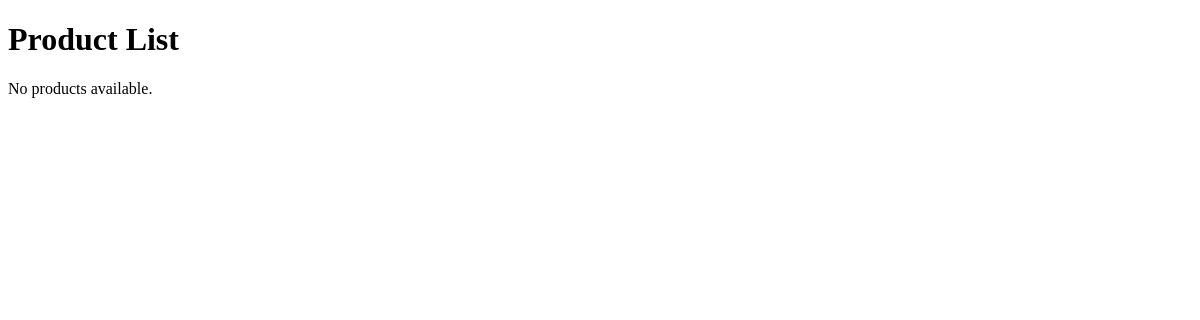
The page /products/ (signed in) on the database as committed earlier.
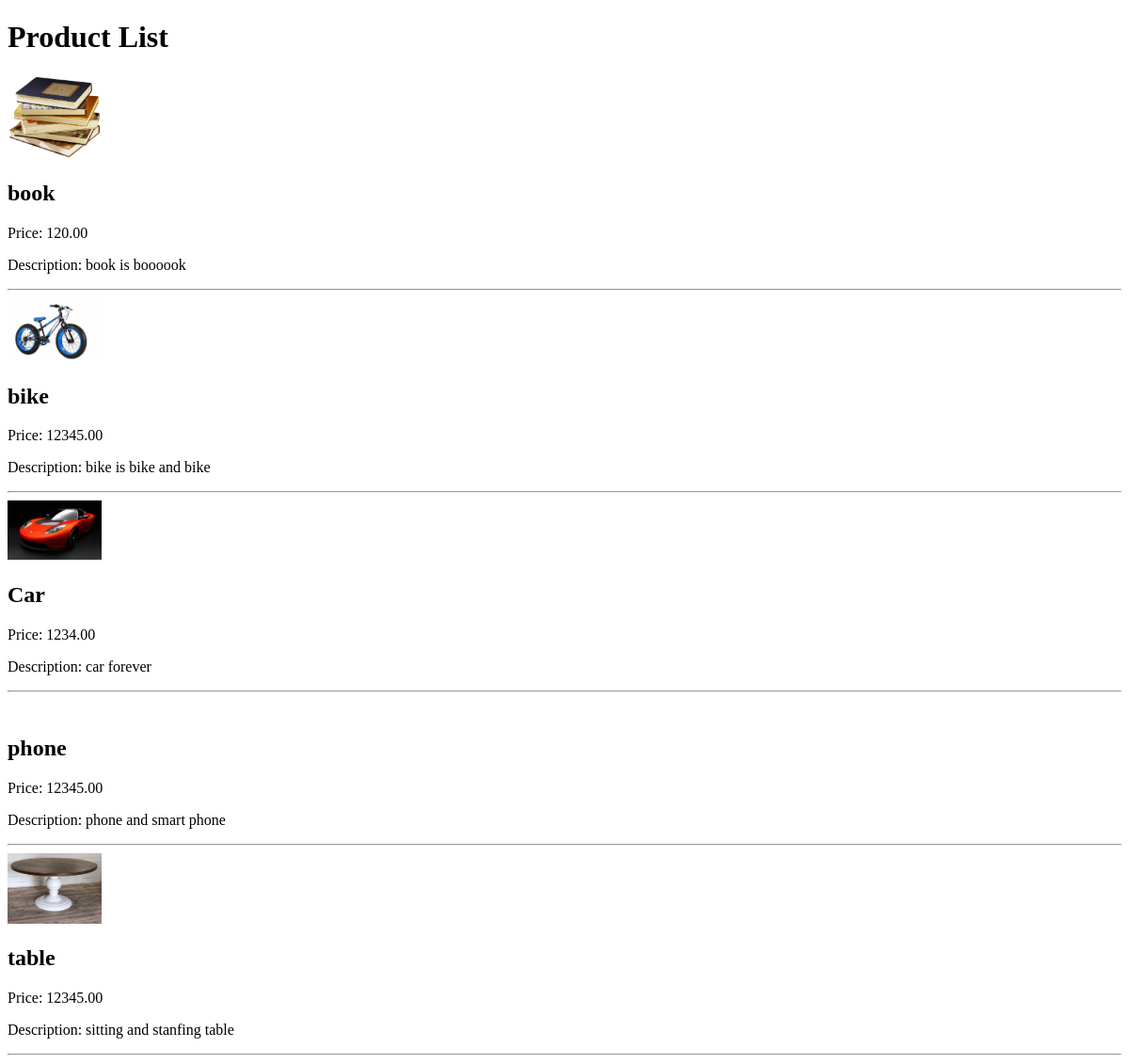
The same page on the database as committed later.
### shop/models.py (models this page shows, shortened)
class Product(models.Model):
    name = models.CharField(max_length=100)
    price = models.DecimalField(max_digits=8, decimal_places=2)
    image = models.ImageField(upload_to='products/', blank=True)
    description = models.TextField()

### shop/views.py (the view)
# urls.py: path('products/', product_list, name='products'),
@login_required(login_url='login')
def product_list(request):
    products = Product.objects.all()
    return render(request, 'products.html', {'products': products})

### templates/products.html (shortened to what this page needs)
<!DOCTYPE html>
<html>
<head>
</head>
<body>
    <h1>Product List</h1>
    {% for product in products %}
        <img src="{{ product.image.url }}" alt="" width="100px">
        <h2>{{ product.name }}</h2>
        <p>Price: {{ product.price }}</p>
        <p>Description: {{ product.description }}</p>
        <hr>
    {% empty %}
        <p>No products available.</p>
    {% endfor %}
</body>
</html>

Rows that differ between the two databases and show on the page:
added Product: image (picture), name "book", price "120.00", description "book is boooook"
added Product: image (picture), name "bike", price "12345.00", description "bike is bike and bike"
added Product: image (picture), name "Car", price "1234.00", description "car forever"
added Product: name "phone", price "12345.00", description "phone and smart phone"
added Product: image (picture), name "table", price "12345.00", description "sitting and stanfing table"
Other text that changed with them:
text no longer shown: "No products available."
